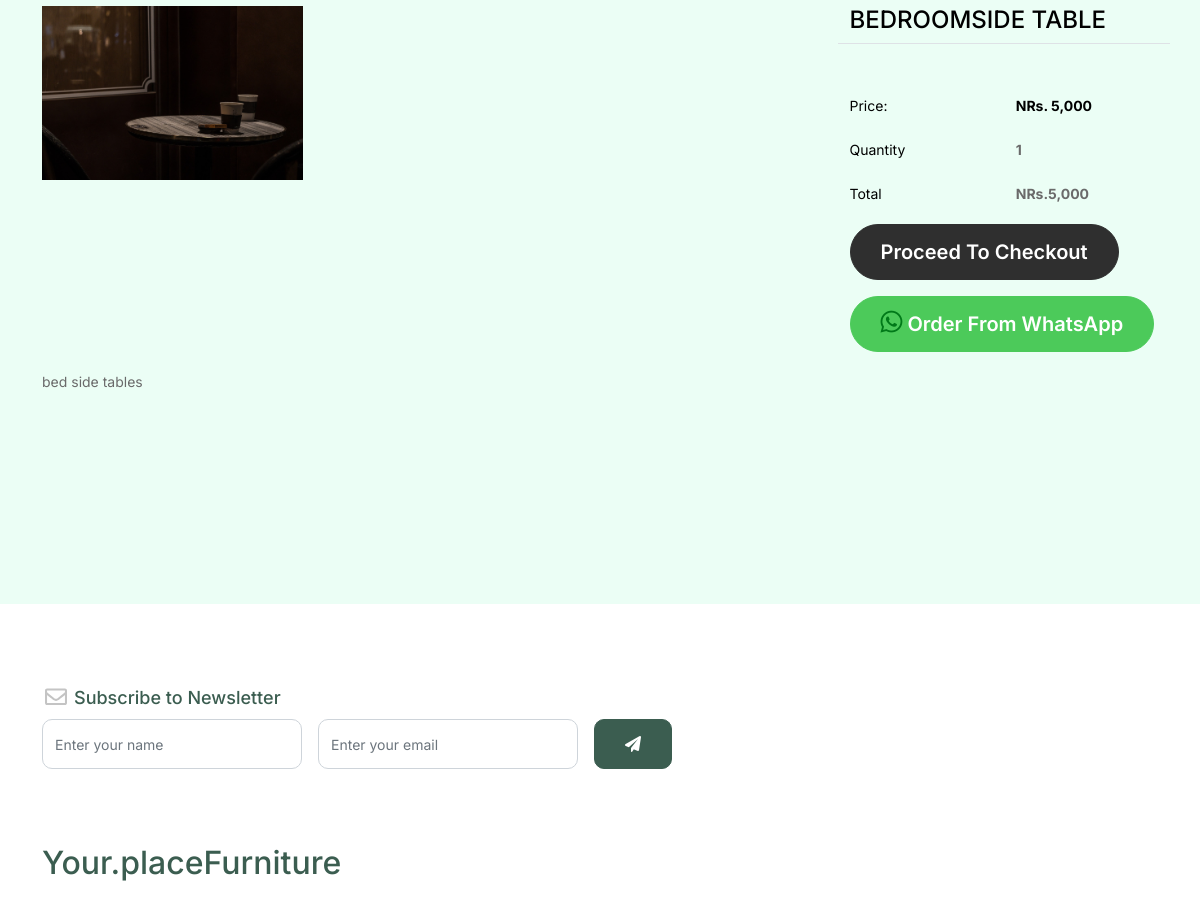
The page /orderdetail/bedroomside-table (middle part) on the database as committed earlier.
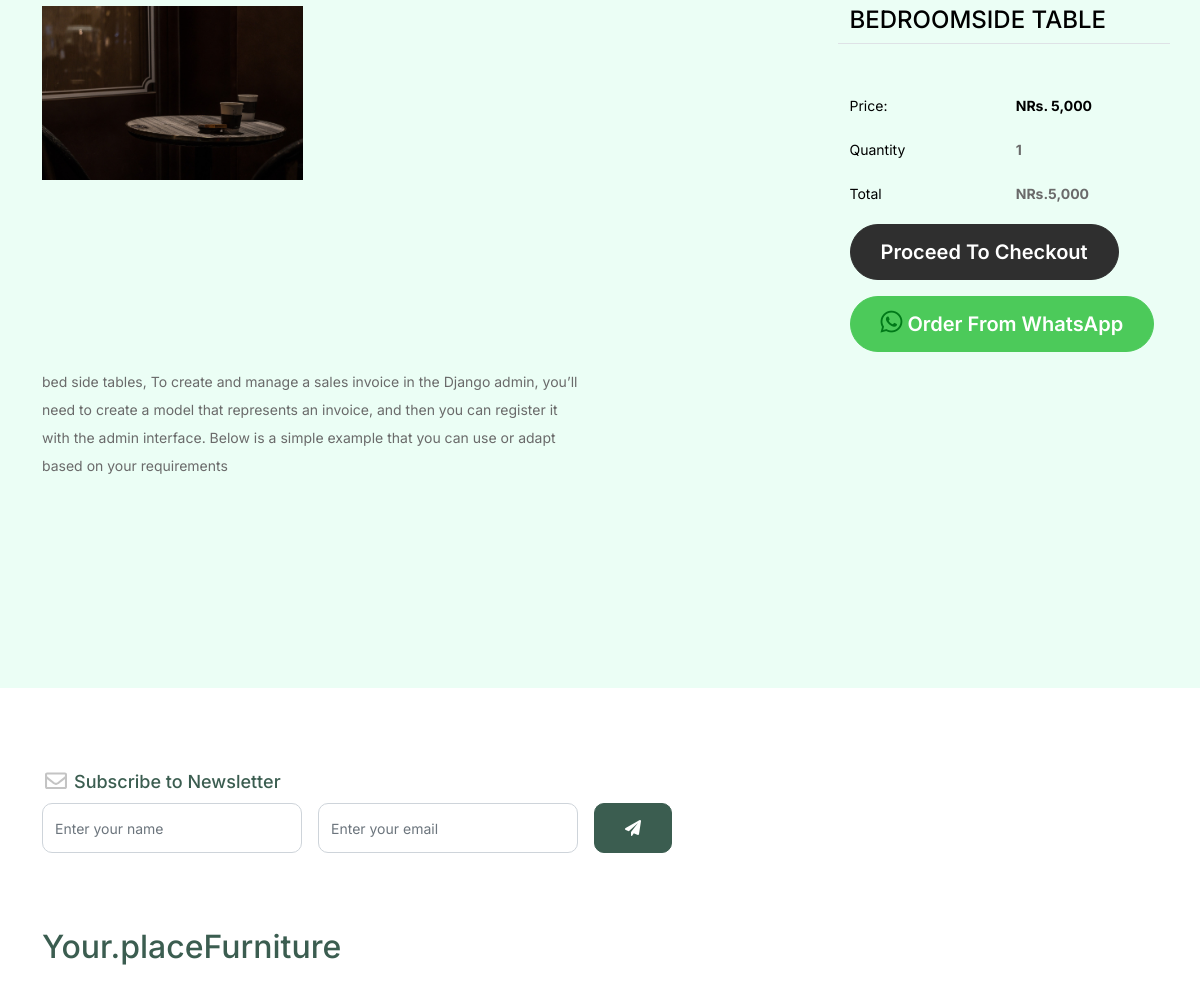
The same page on the database as committed later.
### App/models.py (models this page shows, shortened)
class Product(models.Model):
    product_name = models.CharField(max_length=200)
    slug = models.SlugField(unique=True)
    category = models.ForeignKey(Category, on_delete=models.CASCADE)
    selling_price = models.PositiveIntegerField()
    descriptions = models.TextField()
    product_images = models.ImageField(upload_to='ProductImages')
    created_at = models.DateTimeField(auto_now_add=True)

### App/views.py (the view)
# urls.py: path('orderdetail/<slug:slug>',views.OrderDetail, name='orderdetail'),
def OrderDetail(request,slug):
    selected_product = Product.objects.get(slug=slug)
    context = {
        'show_details':selected_product
    }
    return render(request, 'OrderDetail.html',context)

### App/templates/OrderDetail.html (shortened to what this page needs)
{% extends 'partial/base.html' %}
{% load static %}
{% block content %}
	<div class="untree_co-section before-footer-section">
		<div class="container">
			<div class="row">
			  <div class="col-md-6">
				<div class="row mb-5">
				  <div class="col-md-6 mb-3 mb-md-0">
					<img src="{{show_details.product_images.url}}" alt="Image" class="img-fluid">
				  </div>
				</div>
			  </div>
			  <div class="col-md-6 pl-5">
				<div class="row justify-content-end">
				  <div class="col-md-7">
					<div class="row">
					  <div class="col-md-12 text-right border-bottom mb-5">
						<h3 class="text-black h4 text-uppercase"> {{show_details.product_name}} </h3>
					  </div>
					</div>
					<div class="row mb-3">
					  <div class="col-md-6">
						<span class="text-black">Price:</span>
					  </div>
					  <div class="col-md-6 text-right">
						<strong class="text-black" id="subtotal">NRs. {{show_details.selling_price | floatformat:'g' }} </strong>
					  </div>
					</div>
					<div class="row mb-3">
						<div class="col-md-6">
						  <span class="text-black">Quantity</span>
						</div>
						<div class="col-md-6 text-right">
						  <strong> 1</strong>
						</div>
					</div>
					<div class="row mb-3">
					  <div class="col-md-6">
						<span class="text-black">Total</span>
					  </div>
					  <div class="col-md-6 text-right">
						<strong> NRs.{{show_details.selling_price | floatformat:'g' }}</strong>
					  </div>
					</div>
					<div class="row">
					  <div class="col-md-12">
						<a href="{% url 'checkout' show_details.slug %}" class="btn btn-black btn-lg" >Proceed To Checkout</a>
					  </div>
					  <div class="col-md-12 py-3">
						<a href="https://wa.me/9779806158068?text=Product%20Name={{show_details.product_name}}%20,Quantity=1%20,NRs.={{show_details.selling_price | floatformat:'g' }}%20" target="_blank"  class="btn btn-green btn-lg whapsapp-btn" style="background-color: #4cca5a; border: 1px solid #4cca5a;" ><i class="fa-brands fa-whatsapp" style="color: #017919; font-size: 25px;"></i> Order From WhatsApp</a>
					  </div>
					</div>
				  </div>
				</div>
			  </div>
			  <div class="col-md-6">
				<p> {{show_details.descriptions}} </p>
			  </div>
			</div>
		</div>
	  </div>
{% endblock content %}

Rows that differ between the two databases and show on the page:
changed Product "BEDROOMSIDE TABLE": descriptions "bed side tables" → "bed side tables, To create and manage a sales invoice in the Django admin, you’ll need to create a model that represents an invoice, and then you can register it with the admin interface. Below is a simple example that you can use or adapt based on your requirements"
